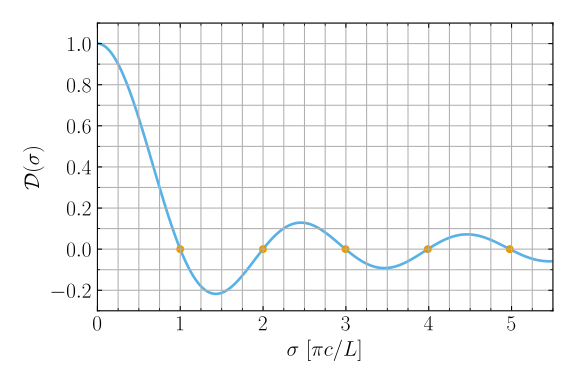

Reproduce this figure in Python.
#!/usr/bin/env python
#
# Discriminant function plot

# Imports

import matplotlib.pyplot as plt
import matplotlib.ticker as tkr
import numpy as np
import numpy.linalg as la

from colors import *

# Plot settings

plt.style.use('web.mplstyle')

# Calculation & plot parameters

N = 50

sigma_min = 0
sigma_max = 5.5
n_sigma = 1000

D_min = -0.3
D_max = 1.1

# System matrix

def M (sigma):

    tau = np.pi/(N-1)

    M = np.zeros([N, N])

    M[0,0] = 1.

    for i in range(1, N-1):
        M[i,i] = tau**2*sigma**2 - 2.
        M[i,i-1] = 1.
        M[i,i+1] = 1.

    M[N-1,N-1] = 1.

    return M

# Discriminant function

def discrim (sigma):

    return la.det(M(sigma))/((-1)**(N-2)*(N-1))

# Evaluate data

sigma = np.linspace(sigma_min, sigma_max, n_sigma)
D = np.empty(n_sigma)

for i in range(n_sigma):
    D[i] = discrim(sigma[i])

# Do the plot

fig, ax = plt.subplots()

ax.plot(sigma, D, color=SKY_BLUE, zorder=0)

ax.set_xlabel(r'$\sigma\ [\pi c/L]$')
ax.set_ylabel(r'$\mathcal{D}(\sigma)$')

ax.set_xlim(sigma_min, sigma_max)
ax.set_ylim(D_min, D_max)

ax.grid(True, which='both')

ax.xaxis.set_major_locator(tkr.MultipleLocator(1))
ax.xaxis.set_minor_locator(tkr.MultipleLocator(0.25))

ax.yaxis.set_major_locator(tkr.MultipleLocator(0.2))
ax.yaxis.set_minor_locator(tkr.MultipleLocator(0.1))

# Add analytic roots

tau = np.pi/(N-1)

for n in range(1, N):
    sigma_ana = np.sqrt(2-2*np.cos(n*tau))/tau
    ax.scatter([sigma_ana,-sigma_ana], [0.,0.], 25, color=ORANGE, zorder=1)

# Write out the figure

fig.tight_layout()
fig.savefig('fig_discrim_func.svg')
